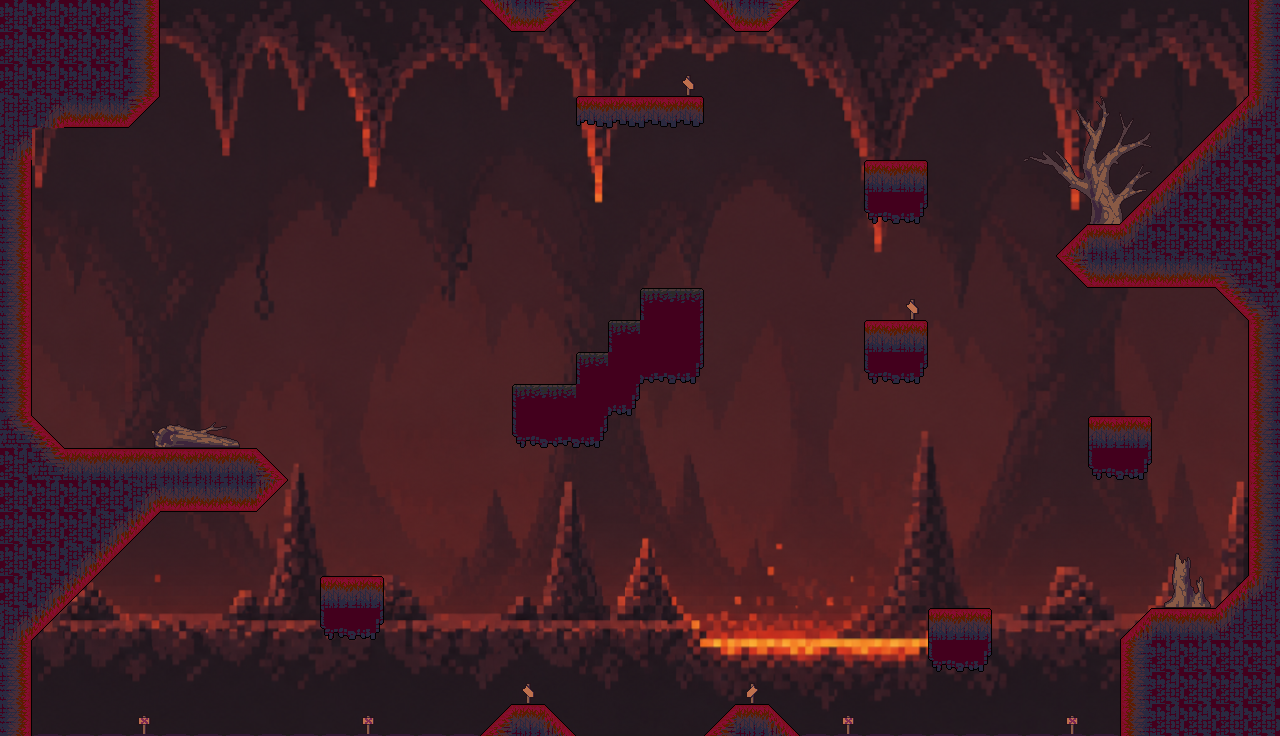

This is a level from a 2D game, rendered from its Tiled map with the project's own tilesets. A one-line summary and the complete map file follow:
An orthogonal 40x23 tile map with 32x32 px tiles, 2 tile layers (Capa de patrones 2, Platforms), 6 tilesets, 1 image layer.

<map version="1.10" tiledversion="1.12.1" orientation="orthogonal" renderorder="right-down" width="40" height="23" tilewidth="32" tileheight="32" infinite="0" nextlayerid="5" nextobjectid="1">
 <tileset firstgid="1" source="Tileset_Tierra_.tsx" />
 <tileset firstgid="97" source="Tileset_infierno.tsx" />
 <tileset firstgid="193" source="Tileset_Infierno_girado.tsx" />
 <tileset firstgid="289" source="Decoracion/Troncos.tsx" />
 <tileset firstgid="385" source="Decoracion/Arboles_sin_hojas.tsx" />
 <tileset firstgid="448" source="Decoracion/Señales.tsx" />
 <imagelayer id="2" name="Capa de Imagen 1">
  <image source="../Mapas/Infierno arriba.png" width="1280" height="736" />
 </imagelayer>
 <layer id="4" name="Capa de patrones 2" width="40" height="23">
  <data encoding="csv">
0,0,0,0,0,0,0,0,0,0,0,0,0,0,0,0,0,0,0,0,0,0,0,0,0,0,0,0,0,0,0,0,0,0,0,0,0,0,0,0,
0,0,0,0,0,0,0,0,0,0,0,0,0,0,0,0,0,0,0,0,0,0,0,0,0,0,0,0,0,0,0,0,0,0,0,0,0,0,0,0,
0,0,0,0,0,0,0,0,0,0,0,0,0,0,0,0,0,0,0,0,0,455,0,0,0,0,0,0,0,0,0,0,0,0,0,0,0,0,0,0,
0,0,0,0,0,0,0,0,0,0,0,0,0,0,0,0,0,0,0,0,0,0,0,0,0,0,0,0,0,0,0,0,2147484036,2147484035,2147484034,2147484033,0,0,0,0,
0,0,0,0,0,0,0,0,0,0,0,0,0,0,0,0,0,0,0,0,0,0,0,0,0,0,0,0,0,0,0,0,2147484043,2147484042,2147484041,2147484040,0,0,0,0,
0,0,0,0,0,0,0,0,0,0,0,0,0,0,0,0,0,0,0,0,0,0,0,0,0,0,0,0,0,0,0,0,2147484050,2147484049,2147484048,2147484047,0,0,0,0,
0,0,0,0,0,0,0,0,0,0,0,0,0,0,0,0,0,0,0,0,0,0,0,0,0,0,0,0,0,0,0,0,2147484057,2147484056,2147484055,2147484054,0,0,0,0,
0,0,0,0,0,0,0,0,0,0,0,0,0,0,0,0,0,0,0,0,0,0,0,0,0,0,0,0,0,0,0,0,2147484064,2147484063,2147484062,2147484061,0,0,0,0,
0,0,0,0,0,0,0,0,0,0,0,0,0,0,0,0,0,0,0,0,0,0,0,0,0,0,0,0,0,0,0,0,0,0,0,0,0,0,0,0,
0,0,0,0,0,0,0,0,0,0,0,0,0,0,0,0,0,0,0,0,0,0,0,0,0,0,0,0,455,0,0,0,0,0,0,0,0,0,0,0,
0,0,0,0,0,0,0,0,0,0,0,0,0,0,0,0,0,0,0,0,0,0,0,0,0,0,0,0,0,0,0,0,0,0,0,0,0,0,0,0,
0,0,0,0,0,0,0,0,0,0,0,0,0,0,0,0,0,0,0,0,0,0,0,0,0,0,0,0,0,0,0,0,0,0,0,0,0,0,0,0,
0,0,0,0,0,0,0,0,0,0,0,0,0,0,0,0,0,0,0,0,0,0,0,0,0,0,0,0,0,0,0,0,0,0,0,0,0,0,0,0,
0,0,0,0,317,318,319,320,0,0,0,0,0,0,0,0,0,0,0,0,0,0,0,0,0,0,0,0,0,0,0,0,0,0,0,0,0,0,0,0,
0,0,0,0,0,0,0,0,0,0,0,0,0,0,0,0,0,0,0,0,0,0,0,0,0,0,0,0,0,0,0,0,0,0,0,0,0,0,0,0,
0,0,0,0,0,0,0,0,0,0,0,0,0,0,0,0,0,0,0,0,0,0,0,0,0,0,0,0,0,0,0,0,0,0,0,0,0,0,0,0,
0,0,0,0,0,0,0,0,0,0,0,0,0,0,0,0,0,0,0,0,0,0,0,0,0,0,0,0,0,0,0,0,0,0,0,0,298,299,0,0,
0,0,0,0,0,0,0,0,0,0,0,0,0,0,0,0,0,0,0,0,0,0,0,0,0,0,0,0,0,0,0,0,0,0,0,0,306,307,0,0,
0,0,0,0,0,0,0,0,0,0,0,0,0,0,0,0,0,0,0,0,0,0,0,0,0,0,0,0,0,0,0,0,0,0,0,0,314,315,0,0,
0,0,0,0,0,0,0,0,0,0,0,0,0,0,0,0,0,0,0,0,0,0,0,0,0,0,0,0,0,0,0,0,0,0,0,0,0,0,0,0,
0,0,0,0,0,0,0,0,0,0,0,0,0,0,0,0,0,0,0,0,0,0,0,0,0,0,0,0,0,0,0,0,0,0,0,0,0,0,0,0,
0,0,0,0,0,0,0,0,0,0,0,0,0,0,0,0,455,0,0,0,0,0,0,457,0,0,0,0,0,0,0,0,0,0,0,0,0,0,0,0,
0,0,0,0,456,0,0,0,0,0,0,456,0,0,0,0,0,0,0,0,0,0,0,0,0,0,456,0,0,0,0,0,0,456,0,0,0,0,0,0
</data>
 </layer>
 <layer id="1" name="Platforms" width="40" height="23">
  <data encoding="csv">
133,133,133,133,208,0,0,0,0,0,0,0,0,0,0,3221225610,3221225570,2684354698,0,0,0,0,3221225610,3221225570,2684354698,0,0,0,0,0,0,0,0,0,0,0,0,0,0,3221225680,
133,133,133,133,208,0,0,0,0,0,0,0,0,0,0,0,0,0,0,0,0,0,0,0,0,0,0,0,0,0,0,0,0,0,0,0,0,0,0,3221225680,
133,133,133,133,208,0,0,0,0,0,0,0,0,0,0,0,0,0,0,0,0,0,0,0,0,0,0,0,0,0,0,0,0,0,0,0,0,0,0,3221225680,
3221225592,3221225623,3221225570,3221225570,237,0,0,0,0,0,0,0,0,0,0,0,0,0,145,146,146,147,0,0,0,0,0,0,0,0,0,0,0,0,0,0,0,0,139,151,
3221225623,0,0,0,0,0,0,0,0,0,0,0,0,0,0,0,0,0,0,0,0,0,0,0,0,0,0,0,0,0,0,0,0,0,0,0,0,139,151,133,
208,0,0,0,0,0,0,0,0,0,0,0,0,0,0,0,0,0,0,0,0,0,0,0,0,0,0,97,99,0,0,0,0,0,0,0,139,151,133,133,
208,0,0,0,0,0,0,0,0,0,0,0,0,0,0,0,0,0,0,0,0,0,0,0,0,0,0,152,154,0,0,0,0,0,0,139,151,133,133,133,
208,0,0,0,0,0,0,0,0,0,0,0,0,0,0,0,0,0,0,0,0,0,0,0,0,0,0,0,0,0,0,0,0,139,98,151,133,133,133,133,
208,0,0,0,0,0,0,0,0,0,0,0,0,0,0,0,0,0,0,0,0,0,0,0,0,0,0,0,0,0,0,0,0,1610612875,3221225570,3221225570,3221225570,3221225570,1610612887,133,
208,0,0,0,0,0,0,0,0,0,0,0,0,0,0,0,0,0,0,0,105,108,0,0,0,0,0,0,0,0,0,0,0,0,0,0,0,0,1610612875,1610612887,
208,0,0,0,0,0,0,0,0,0,0,0,0,0,0,0,0,0,0,105,100,158,0,0,0,0,0,97,99,0,0,0,0,0,0,0,0,0,0,3221225680,
208,0,0,0,0,0,0,0,0,0,0,0,0,0,0,0,0,0,105,100,153,154,0,0,0,0,0,152,154,0,0,0,0,0,0,0,0,0,0,3221225680,
208,0,0,0,0,0,0,0,0,0,0,0,0,0,0,0,105,106,100,154,0,0,0,0,0,0,0,0,0,0,0,0,0,0,0,0,0,0,0,3221225680,
2684354711,2684354699,0,0,0,0,0,0,0,0,0,0,0,0,0,0,152,153,154,0,0,0,0,0,0,0,0,0,0,0,0,0,0,0,97,99,0,0,0,3221225680,
133,2684354711,98,98,98,98,98,98,2684354699,0,0,0,0,0,0,0,0,0,0,0,0,0,0,0,0,0,0,0,0,0,0,0,0,0,152,154,0,0,0,3221225680,
133,133,133,133,3221225623,3221225570,3221225570,3221225570,3221225611,0,0,0,0,0,0,0,0,0,0,0,0,0,0,0,0,0,0,0,0,0,0,0,0,0,0,0,0,0,0,3221225680,
133,133,133,3221225623,3221225611,0,0,0,0,0,0,0,0,0,0,0,0,0,0,0,0,0,0,0,0,0,0,0,0,0,0,0,0,0,0,0,0,0,0,3221225680,
133,133,3221225623,3221225611,0,0,0,0,0,0,0,0,0,0,0,0,0,0,0,0,0,0,0,0,0,0,0,0,0,0,0,0,0,0,0,0,0,0,0,3221225680,
133,3221225623,3221225611,0,0,0,0,0,0,0,97,99,0,0,0,0,0,0,0,0,0,0,0,0,0,0,0,0,0,0,0,0,0,0,0,0,0,0,139,151,
3221225623,3221225611,0,0,0,0,0,0,0,0,152,154,0,0,0,0,0,0,0,0,0,0,0,0,0,0,0,0,0,97,99,0,0,0,0,139,1610612944,1610612944,151,120,
208,0,0,0,0,0,0,0,0,0,0,0,0,0,0,0,0,0,0,0,0,0,0,0,0,0,0,0,0,152,154,0,0,0,0,3221225680,133,133,133,133,
208,0,0,0,0,0,0,0,0,0,0,0,0,0,0,0,0,0,0,0,0,0,0,0,0,0,0,0,0,0,0,0,0,0,0,3221225680,133,133,133,133,
208,90,90,90,90,90,90,90,90,90,90,90,90,90,90,1610612874,98,138,0,0,0,0,1610612874,98,138,90,90,90,90,90,90,90,90,90,90,3221225680,133,133,133,133
</data>
 </layer>
</map>
